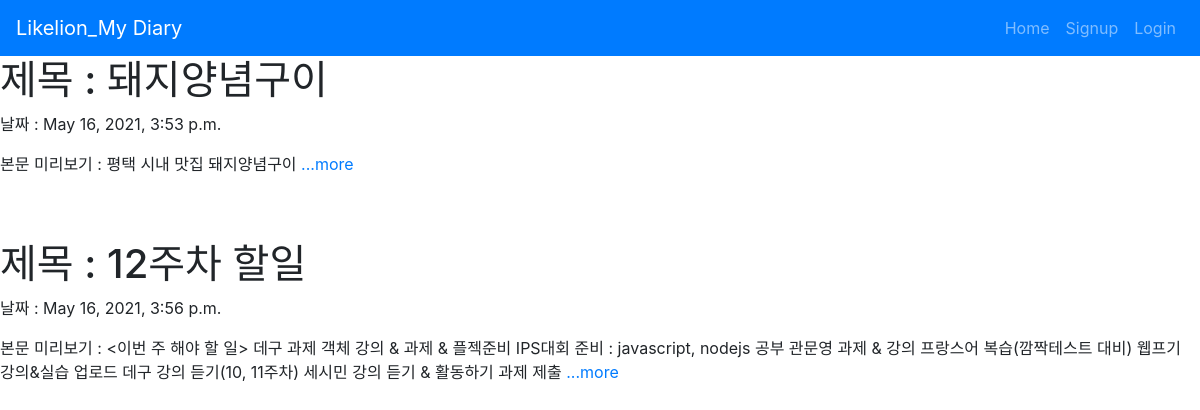
The page / on the database its author committed.
### diaryApp/models.py (models this page shows, shortened)
class Diary(models.Model):
    title = models.CharField(max_length=200)
    pub_date = models.DateTimeField('data published')
    body = models.TextField()

### diaryApp/views.py (the view)
# urls.py: 2. Add a URL to urlpatterns:  path('', views.home, name='home')
def home(request):
    diaries = Diary.objects
    return render(request, 'home.html', {'diaries' : diaries })

### diaryApp/templates/home.html (shortened to what this page needs)
{% extends 'base.html' %}
{% block content %}
{% for diary in diaries.all %}
    <h1> 제목 : {{diary.title}}</h1>
    <p> 날짜 : {{diary.pub_date}}</p>
    <p> 본문 미리보기 : {{diary.body}} <a href = "{%url 'detail' diary.id %}"> ...more</a></p>
{% endfor %}
{% endblock %}

### diaryProject/templates/base.html (shortened to what this page needs)
{% load bootstrap4 %}
{% bootstrap_css %}
<nav class="navbar navbar-expand-lg navbar-dark bg-primary">
    <a class="navbar-brand" href="{% url 'home' %}">Likelion_My Diary</a>
    <div class="collapse navbar-collapse" id="navbarNav">
        <ul class="navbar-nav ml-auto">
            <li class="nav-item">
                <a class="nav-item nav-link" href="{% url 'home' %}">Home</span></a>
            </li>
            {% if user.is_authenticated %}
            <li class="nav-item dropdown">
                <a class="nav-link dropdown-toggle" id="navbarDropdown" role="button" data-toggle="dropdown" aria-haspopup="true" aria-expanded="false">환영합니다. {{ user.username }} 님!</a>
                <div class="dropdown-menu" aria-labelledby="navbarDropdown">
                    <a class="dropdown-item" href="javascript:{document.getElementById('logout').submit()}">Logout</a>
                    <form id="logout" method="POST" action="{% url 'logout' %}">
                        {% csrf_token %}
                        <input type="hidden" />
                    </form>
                </div>
            </li>
            {% else %}
            <li class="nav-item">
                <a class="nav-item nav-link" href="{% url 'signup' %}">Signup</a>
            </li>
            <li class="nav-item">
                <a class="nav-item nav-link" href="{% url 'login' %}">Login</a>
            </li>
            {% endif %}
        </ul>
    </div>
</nav>
{% block content %}
{% endblock %}

### rows shown on the page
Diary: title "돼지양념구이", pub_date "May 16, 2021, 3:53 p.m.", body "평택 시내 맛집 돼지양념구이"
Diary: title "12주차 할일", pub_date "May 16, 2021, 3:56 p.m.", body "<이번 주 해야 할 일> 데구 과제 객체 강의 & 과제 & 플젝준비 IPS대회 준비 : javascript, nodejs 공부 관문영 과제 & 강의 프랑스어 복습(깜짝테스트 대비) 웹프기 강의&실습 업로드 데구 강의 듣기(10, 11주차) 세시민 강의 듣기 & 활동하기 과제 제출"
